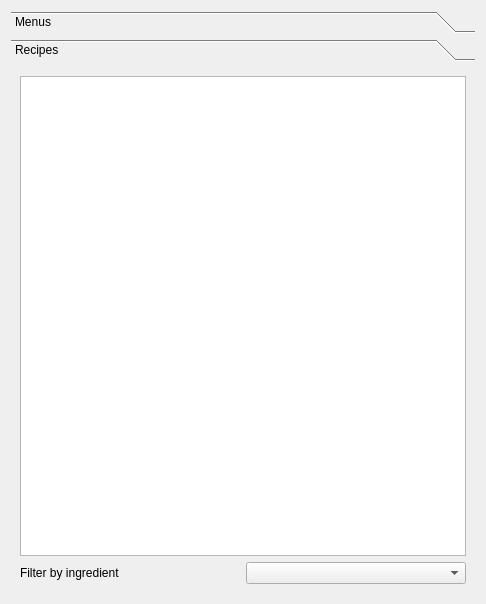
<?xml version="1.0" encoding="UTF-8"?>
<ui version="4.0">
 <class>ComparisonDialog</class>
 <widget class="QDialog" name="ComparisonDialog">
  <property name="geometry">
   <rect>
    <x>0</x>
    <y>0</y>
    <width>486</width>
    <height>604</height>
   </rect>
  </property>
  <property name="windowTitle">
   <string>Comparative</string>
  </property>
  <layout class="QHBoxLayout" name="horizontalLayout">
   <item>
    <widget class="QToolBox" name="toolBox_2">
     <property name="currentIndex">
      <number>1</number>
     </property>
     <widget class="QWidget" name="page">
      <property name="geometry">
       <rect>
        <x>0</x>
        <y>0</y>
        <width>468</width>
        <height>530</height>
       </rect>
      </property>
      <attribute name="label">
       <string>Menus</string>
      </attribute>
      <layout class="QGridLayout" name="gridLayout">
       <item row="0" column="0" colspan="2">
        <widget class="QTableView" name="sta_menu">
         <property name="sizePolicy">
          <sizepolicy hsizetype="Expanding" vsizetype="Expanding">
           <horstretch>0</horstretch>
           <verstretch>0</verstretch>
          </sizepolicy>
         </property>
         <property name="editTriggers">
          <set>QAbstractItemView::NoEditTriggers</set>
         </property>
         <property name="alternatingRowColors">
          <bool>true</bool>
         </property>
         <property name="sortingEnabled">
          <bool>true</bool>
         </property>
         <attribute name="horizontalHeaderStretchLastSection">
          <bool>true</bool>
         </attribute>
        </widget>
       </item>
       <item row="1" column="0">
        <widget class="QLabel" name="label">
         <property name="text">
          <string>Filter by recipe</string>
         </property>
        </widget>
       </item>
       <item row="1" column="1">
        <widget class="QComboBox" name="sta_menu_filter"/>
       </item>
      </layout>
     </widget>
     <widget class="QWidget" name="page_2">
      <property name="geometry">
       <rect>
        <x>0</x>
        <y>0</y>
        <width>468</width>
        <height>530</height>
       </rect>
      </property>
      <attribute name="label">
       <string>Recipes</string>
      </attribute>
      <layout class="QGridLayout" name="gridLayout_2">
       <item row="2" column="0">
        <widget class="QLabel" name="label_2">
         <property name="text">
          <string>Filter by ingredient</string>
         </property>
        </widget>
       </item>
       <item row="2" column="1">
        <widget class="QComboBox" name="sta_recipe_filter"/>
       </item>
       <item row="0" column="0" colspan="2">
        <widget class="QTableView" name="sta_recipe">
         <property name="editTriggers">
          <set>QAbstractItemView::NoEditTriggers</set>
         </property>
         <property name="alternatingRowColors">
          <bool>true</bool>
         </property>
         <property name="sortingEnabled">
          <bool>true</bool>
         </property>
         <attribute name="horizontalHeaderStretchLastSection">
          <bool>true</bool>
         </attribute>
        </widget>
       </item>
      </layout>
     </widget>
    </widget>
   </item>
  </layout>
 </widget>
 <resources/>
 <connections/>
</ui>
